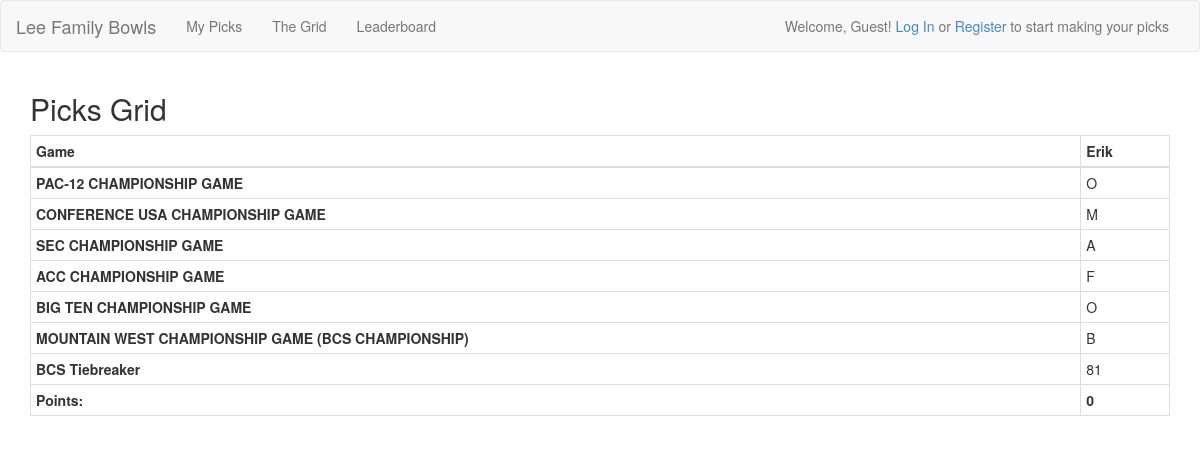
The page /games/grid/ on the database its author committed.
### picks/models.py (models this page shows)
class Game(models.Model):
    game = models.CharField(max_length = 80)
    kickoff_time = models.DateTimeField()
    weight = models.IntegerField(default = 1)
    totalscore = models.IntegerField(null=True, blank=True)
    season = models.CharField(max_length = 80)
    def __unicode__(self):
        return self.game

class UserPicks(models.Model):
    user = models.ForeignKey(User)
    game = models.ForeignKey(Game)
    pick = models.ForeignKey(Team, null=True, blank=True)
    tiebreak = models.IntegerField(null=True, blank=True)
    pick_date = models.DateTimeField(null=True, blank=True)

class Team(models.Model):
    game = models.ForeignKey(Game)
    team = models.CharField(max_length = 80)
    win = models.NullBooleanField()
    display_name = models.CharField(max_length = 2)
    def __unicode__(self):
        return self.team

### picks/views.py (the view)
def pickgrid(request):
        users = User.objects.filter(id__in=UserPicks.objects.filter(game__season = currentseason)\
            .values('user').distinct())
        games = Game.objects.filter(season = currentseason)
        allpicks = UserPicks.objects.filter(game__season = currentseason)
        allpicks2 = UserPicks.objects.filter(game__season = currentseason).order_by('game')
        pointlist = User.objects.filter(userpicks__game__season = currentseason)\
            .annotate(points=Sum('userpicks__pick__win'))
        for person in pointlist:
            if person.points == None:
                person.points = 0
        context = {'users': users, 'games': games, 'allpicks': allpicks,
                   'allpicks2': allpicks2, 'pointlist': pointlist}
        return render(request, 'picks/pickgrid.html', context)

### picks/templates/picks/pickgrid.html (shortened to what this page needs)
{% extends "base.html" %}
{% block content %}
<div class="container">
	<h2>Picks Grid</h2>
	{% regroup allpicks2 by game as game_list %}
	<table class="table table-bordered table-hover table-condensed">
		<thead>
			<tr>
				<th>Game</th>
				{% for u in users %}
				<th>{{ u.first_name }}</th>
				{% endfor %}
			</tr>
		</thead>
		<tbody>
		{% for g in game_list|dictsort:"grouper.kickoff_time" %}
			<tr>
				<th title="{{ g.grouper.team_set.first }} vs. {{ g.grouper.team_set.last }}: {{ g.grouper.kickoff_time }}" data-container="body" data-toggle="tooltip" data-placement="bottom"><span>{{ g.grouper }}</span></th>
				{% for item in g.list %}
					{% if item.pick.win %}
						<td title="{{ item.pick }}" class="winner success" data-container="body" data-toggle="tooltip" data-placement="bottom">{{ item.pick.display_name }}</td>
					{% else %}
						<td title="{{ item.pick }}" class="loser" data-container="body" data-toggle="tooltip" data-placement="bottom">{{ item.pick.display_name }}</td>
					{% endif %}
				{% endfor %}
			</tr>
			{% if 'BCS' in g.grouper.game %}
			<tr>
				<th><span>BCS Tiebreaker</span></th>
				{% for item in g.list %}
				<td>{{ item.tiebreak }}</td>
				{% endfor %}
			</tr>
			{% endif %}
		{% endfor %}
			<tr>
				<th>Points:</th>
				{% for x in pointlist %}
				<th>{{ x.points }}</th>
				{% endfor %}
			</tr>
		</tbody>
	</table>
</div>
{% endblock %}

### rows shown on the page
Game: grouper "PAC-12 CHAMPIONSHIP GAME"
UserPicks: pick.display_name "O"
Game: grouper "CONFERENCE USA CHAMPIONSHIP GAME"
UserPicks: pick.display_name "M"
Game: grouper "SEC CHAMPIONSHIP GAME"
UserPicks: pick.display_name "A"
Game: grouper "ACC CHAMPIONSHIP GAME"
UserPicks: pick.display_name "F"
Game: grouper "BIG TEN CHAMPIONSHIP GAME"
UserPicks: pick.display_name "O"
Game: grouper "MOUNTAIN WEST CHAMPIONSHIP GAME (BCS CHAMPIONSHIP)"
UserPicks: pick.display_name "B", tiebreak "81"

### other values the page prints
{{ u.first_name }} "Erik"
{{ x.points }} "0"
